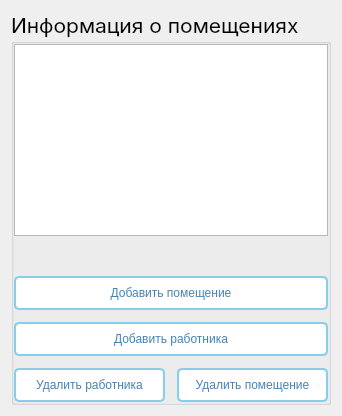
      <widget class="QWidget" name="infoRoomPage">
       <layout class="QVBoxLayout" name="verticalLayout_11">
        <item>
         <widget class="QGroupBox" name="groupBox">
          <property name="font">
           <font>
            <family>Inter</family>
            <pointsize>16</pointsize>
           </font>
          </property>
          <property name="styleSheet">
           <string notr="true">QLabel {
    color: #4682B4;  
   
}</string>
          </property>
          <property name="title">
           <string>Информация о помещениях</string>
          </property>
          <layout class="QVBoxLayout" name="verticalLayout_10">
           <property name="spacing">
            <number>0</number>
           </property>
           <property name="leftMargin">
            <number>0</number>
           </property>
           <property name="topMargin">
            <number>0</number>
           </property>
           <property name="rightMargin">
            <number>0</number>
           </property>
           <property name="bottomMargin">
            <number>0</number>
           </property>
           <item>
            <layout class="QVBoxLayout" name="verticalLayout_9">
             <item>
              <widget class="QListWidget" name="listWidget">
               <property name="styleSheet">
                <string notr="true">QListWidget {
    color: #1E5A8C;
   
}</string>
               </property>
              </widget>
             </item>
             <item>
              <spacer name="verticalSpacer">
               <property name="orientation">
                <enum>Qt::Vertical</enum>
               </property>
               <property name="sizeType">
                <enum>QSizePolicy::Minimum</enum>
               </property>
               <property name="sizeHint" stdset="0">
                <size>
                 <width>20</width>
                 <height>40</height>
                </size>
               </property>
              </spacer>
             </item>
             <item>
              <layout class="QVBoxLayout" name="verticalLayout_4">
               <property name="spacing">
                <number>12</number>
               </property>
               <item>
                <layout class="QVBoxLayout" name="verticalLayout_3">
                 <property name="spacing">
                  <number>12</number>
                 </property>
                 <item>
                  <widget class="QPushButton" name="addRoomButton">
                   <property name="font">
                    <font>
                     <pointsize>9</pointsize>
                    </font>
                   </property>
                   <property name="styleSheet">
                    <string notr="true">QPushButton {
    background-color: white;
    border: 2px solid #87CEEB;
    border-radius: 5px;
    padding: 8px;
    color: #4682B4;
}

QPushButton:hover {
    background-color: #F0F8FF;
}

QPushButton:pressed {
    background-color: #E6F3FF;
}</string>
                   </property>
                   <property name="text">
                    <string>Добавить помещение</string>
                   </property>
                  </widget>
                 </item>
                 <item>
                  <widget class="QPushButton" name="addEmployerButton">
                   <property name="font">
                    <font>
                     <pointsize>9</pointsize>
                    </font>
                   </property>
                   <property name="styleSheet">
                    <string notr="true">QPushButton {
    background-color: white;
    border: 2px solid #87CEEB;
    border-radius: 5px;
    padding: 8px;
    color: #4682B4;
}

QPushButton:hover {
    background-color: #F0F8FF;
}

QPushButton:pressed {
    background-color: #E6F3FF;
}</string>
                   </property>
                   <property name="text">
                    <string>Добавить работника</string>
                   </property>
                  </widget>
                 </item>
                </layout>
               </item>
               <item>
                <layout class="QHBoxLayout" name="horizontalLayout_4">
                 <property name="spacing">
                  <number>12</number>
                 </property>
                 <item>
                  <widget class="QPushButton" name="toDeleteEmpButton">
                   <property name="font">
                    <font>
                     <pointsize>9</pointsize>
                    </font>
                   </property>
                   <property name="styleSheet">
                    <string notr="true">QPushButton {
    background-color: white;
    border: 2px solid #87CEEB;
    border-radius: 5px;
    padding: 8px;
    color: #4682B4;
}

QPushButton:hover {
    background-color: #F0F8FF;
}

QPushButton:pressed {
    background-color: #E6F3FF;
}</string>
                   </property>
                   <property name="text">
                    <string>Удалить работника</string>
                   </property>
                  </widget>
                 </item>
                 <item>
                  <widget class="QPushButton" name="toDeleteRoomButton">
                   <property name="font">
                    <font>
                     <pointsize>9</pointsize>
                    </font>
                   </property>
                   <property name="styleSheet">
                    <string notr="true">QPushButton {
    background-color: white;
    border: 2px solid #87CEEB;
    border-radius: 5px;
    padding: 8px;
    color: #4682B4;
}

QPushButton:hover {
    background-color: #F0F8FF;
}

QPushButton:pressed {
    background-color: #E6F3FF;
}</string>
                   </property>
                   <property name="text">
                    <string>Удалить помещение</string>
                   </property>
                  </widget>
                 </item>
                </layout>
               </item>
              </layout>
             </item>
            </layout>
           </item>
          </layout>
         </widget>
        </item>
       </layout>
      </widget>
